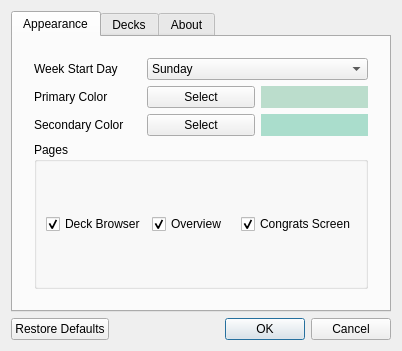
<?xml version="1.0" encoding="UTF-8"?>
<ui version="4.0">
 <class>self</class>
 <widget class="QDialog" name="self">
  <property name="geometry">
   <rect>
    <x>0</x>
    <y>0</y>
    <width>402</width>
    <height>351</height>
   </rect>
  </property>
  <property name="windowTitle">
   <string>Review Time Overview Options</string>
  </property>
  <layout class="QVBoxLayout" name="options_vert_layout">
   <item>
    <widget class="QTabWidget" name="tabs_widget">
     <property name="currentIndex">
      <number>0</number>
     </property>
     <widget class="QWidget" name="appearance_tab">
      <property name="enabled">
       <bool>true</bool>
      </property>
      <attribute name="title">
       <string>Appearance</string>
      </attribute>
      <layout class="QVBoxLayout" name="appearance_tab_layout">
       <item>
        <layout class="QVBoxLayout" name="appearance_vert_layout">
         <property name="leftMargin">
          <number>12</number>
         </property>
         <property name="topMargin">
          <number>12</number>
         </property>
         <property name="rightMargin">
          <number>12</number>
         </property>
         <property name="bottomMargin">
          <number>12</number>
         </property>
         <item>
          <layout class="QGridLayout" name="appearance_grid_layout" columnstretch="0,0,0">
           <item row="1" column="1">
            <widget class="QPushButton" name="primary_color_button">
             <property name="text">
              <string>Select</string>
             </property>
            </widget>
           </item>
           <item row="1" column="2">
            <widget class="QLabel" name="primary_color_preview">
             <property name="styleSheet">
              <string notr="true">background-color: #BDC;</string>
             </property>
            </widget>
           </item>
           <item row="2" column="0">
            <widget class="QLabel" name="secondary_color_label">
             <property name="text">
              <string>Secondary Color</string>
             </property>
            </widget>
           </item>
           <item row="0" column="1" colspan="2">
            <widget class="QComboBox" name="week_start_dropdown">
             <property name="sizeAdjustPolicy">
              <enum>QComboBox::AdjustToContents</enum>
             </property>
             <item>
              <property name="text">
               <string>Sunday</string>
              </property>
             </item>
             <item>
              <property name="text">
               <string>Monday</string>
              </property>
             </item>
             <item>
              <property name="text">
               <string>Tuesday</string>
              </property>
             </item>
             <item>
              <property name="text">
               <string>Wednesday</string>
              </property>
             </item>
             <item>
              <property name="text">
               <string>Thursday</string>
              </property>
             </item>
             <item>
              <property name="text">
               <string>Friday</string>
              </property>
             </item>
             <item>
              <property name="text">
               <string>Saturday</string>
              </property>
             </item>
            </widget>
           </item>
           <item row="2" column="1">
            <widget class="QPushButton" name="seconday_color_label">
             <property name="text">
              <string>Select</string>
             </property>
            </widget>
           </item>
           <item row="1" column="0">
            <widget class="QLabel" name="primary_color_label">
             <property name="text">
              <string>Primary Color</string>
             </property>
            </widget>
           </item>
           <item row="0" column="0">
            <widget class="QLabel" name="week_start_label">
             <property name="text">
              <string>Week Start Day</string>
             </property>
            </widget>
           </item>
           <item row="2" column="2">
            <widget class="QLabel" name="secondary_color_preview">
             <property name="styleSheet">
              <string notr="true">background-color: #ADC;</string>
             </property>
            </widget>
           </item>
          </layout>
         </item>
         <item>
          <widget class="QGroupBox" name="pages_group_box">
           <property name="title">
            <string>Pages</string>
           </property>
           <layout class="QHBoxLayout" name="pages_vertical_layout">
            <item>
             <widget class="QCheckBox" name="browser_checkbox">
              <property name="text">
               <string>Deck Browser</string>
              </property>
              <property name="checked">
               <bool>true</bool>
              </property>
             </widget>
            </item>
            <item>
             <widget class="QCheckBox" name="overview_checkbox">
              <property name="text">
               <string>Overview</string>
              </property>
              <property name="checked">
               <bool>true</bool>
              </property>
             </widget>
            </item>
            <item>
             <widget class="QCheckBox" name="congrats_checkbox">
              <property name="text">
               <string>Congrats Screen</string>
              </property>
              <property name="checked">
               <bool>true</bool>
              </property>
             </widget>
            </item>
           </layout>
          </widget>
         </item>
        </layout>
       </item>
      </layout>
     </widget>
     <widget class="QWidget" name="decks_tab">
      <attribute name="title">
       <string>Decks</string>
      </attribute>
      <layout class="QVBoxLayout" name="verticalLayout">
       <item>
        <widget class="QLabel" name="label">
         <property name="text">
          <string>Excluded Decks</string>
         </property>
         <property name="textFormat">
          <enum>Qt::RichText</enum>
         </property>
        </widget>
       </item>
       <item>
        <layout class="QHBoxLayout" name="horizontalLayout">
         <property name="topMargin">
          <number>10</number>
         </property>
         <property name="bottomMargin">
          <number>10</number>
         </property>
         <item>
          <widget class="QPushButton" name="pushButton">
           <property name="text">
            <string>Add...</string>
           </property>
          </widget>
         </item>
         <item>
          <widget class="QPushButton" name="pushButton_2">
           <property name="text">
            <string>Remove</string>
           </property>
          </widget>
         </item>
         <item>
          <spacer name="horizontalSpacer">
           <property name="orientation">
            <enum>Qt::Horizontal</enum>
           </property>
           <property name="sizeHint" stdset="0">
            <size>
             <width>40</width>
             <height>20</height>
            </size>
           </property>
          </spacer>
         </item>
        </layout>
       </item>
       <item>
        <widget class="QListView" name="listView">
         <property name="editTriggers">
          <set>QAbstractItemView::SelectedClicked</set>
         </property>
         <property name="selectionMode">
          <enum>QAbstractItemView::MultiSelection</enum>
         </property>
         <property name="selectionBehavior">
          <enum>QAbstractItemView::SelectRows</enum>
         </property>
        </widget>
       </item>
      </layout>
     </widget>
     <widget class="QWidget" name="about_tab">
      <attribute name="title">
       <string>About</string>
      </attribute>
      <layout class="QVBoxLayout" name="verticalLayout_2">
       <item>
        <widget class="QTextBrowser" name="textBrowser">
         <property name="html">
          <string>&lt;!DOCTYPE HTML PUBLIC &quot;-//W3C//DTD HTML 4.0//EN&quot; &quot;http://www.w3.org/TR/REC-html40/strict.dtd&quot;&gt;
&lt;html&gt;&lt;head&gt;&lt;meta name=&quot;qrichtext&quot; content=&quot;1&quot; /&gt;&lt;style type=&quot;text/css&quot;&gt;
p, li { white-space: pre-wrap; }
&lt;/style&gt;&lt;/head&gt;&lt;body style=&quot; font-family:'MS Shell Dlg 2'; font-size:8.25pt; font-weight:400; font-style:normal;&quot;&gt;
&lt;p style=&quot; margin-top:0px; margin-bottom:0px; margin-left:0px; margin-right:0px; -qt-block-indent:0; text-indent:0px;&quot;&gt;About page text. Lorem ipsum-thing go here.&lt;/p&gt;&lt;/body&gt;&lt;/html&gt;</string>
         </property>
        </widget>
       </item>
      </layout>
     </widget>
    </widget>
   </item>
   <item>
    <widget class="QDialogButtonBox" name="confirm_button_box">
     <property name="orientation">
      <enum>Qt::Horizontal</enum>
     </property>
     <property name="standardButtons">
      <set>QDialogButtonBox::Cancel|QDialogButtonBox::Ok|QDialogButtonBox::RestoreDefaults</set>
     </property>
    </widget>
   </item>
  </layout>
 </widget>
 <resources/>
 <connections>
  <connection>
   <sender>confirm_button_box</sender>
   <signal>accepted()</signal>
   <receiver>self</receiver>
   <slot>accept()</slot>
   <hints>
    <hint type="sourcelabel">
     <x>248</x>
     <y>254</y>
    </hint>
    <hint type="destinationlabel">
     <x>157</x>
     <y>274</y>
    </hint>
   </hints>
  </connection>
  <connection>
   <sender>confirm_button_box</sender>
   <signal>rejected()</signal>
   <receiver>self</receiver>
   <slot>reject()</slot>
   <hints>
    <hint type="sourcelabel">
     <x>316</x>
     <y>260</y>
    </hint>
    <hint type="destinationlabel">
     <x>286</x>
     <y>274</y>
    </hint>
   </hints>
  </connection>
 </connections>
</ui>
